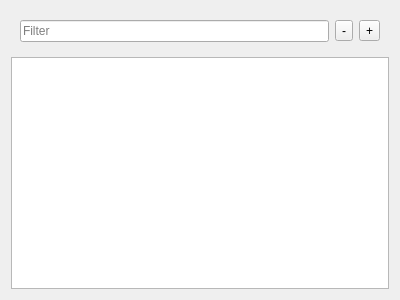
<?xml version="1.0" encoding="UTF-8"?>
<ui version="4.0">
 <class>PropertiesDock</class>
 <widget class="QWidget" name="PropertiesDock">
  <property name="geometry">
   <rect>
    <x>0</x>
    <y>0</y>
    <width>400</width>
    <height>300</height>
   </rect>
  </property>
  <property name="windowTitle">
   <string>Form</string>
  </property>
  <layout class="QVBoxLayout" name="verticalLayout">
   <item>
    <widget class="QWidget" name="topWidget" native="true">
     <layout class="QHBoxLayout" name="horizontalLayout">
      <item>
       <widget class="QLineEdit" name="filterLineEdit">
        <property name="placeholderText">
         <string>Filter</string>
        </property>
       </widget>
      </item>
      <item>
       <widget class="QToolButton" name="removePropButton">
        <property name="text">
         <string>-</string>
        </property>
       </widget>
      </item>
      <item>
       <widget class="QToolButton" name="addPropButton">
        <property name="text">
         <string>+</string>
        </property>
       </widget>
      </item>
     </layout>
    </widget>
   </item>
   <item>
    <widget class="QTableView" name="tableView">
     <property name="alternatingRowColors">
      <bool>true</bool>
     </property>
     <property name="sortingEnabled">
      <bool>true</bool>
     </property>
     <attribute name="horizontalHeaderCascadingSectionResizes">
      <bool>true</bool>
     </attribute>
     <attribute name="horizontalHeaderDefaultSectionSize">
      <number>70</number>
     </attribute>
     <attribute name="horizontalHeaderHighlightSections">
      <bool>false</bool>
     </attribute>
     <attribute name="horizontalHeaderMinimumSectionSize">
      <number>50</number>
     </attribute>
     <attribute name="horizontalHeaderShowSortIndicator" stdset="0">
      <bool>true</bool>
     </attribute>
     <attribute name="horizontalHeaderStretchLastSection">
      <bool>true</bool>
     </attribute>
     <attribute name="verticalHeaderVisible">
      <bool>false</bool>
     </attribute>
     <attribute name="verticalHeaderDefaultSectionSize">
      <number>20</number>
     </attribute>
     <attribute name="verticalHeaderMinimumSectionSize">
      <number>20</number>
     </attribute>
    </widget>
   </item>
  </layout>
 </widget>
 <resources/>
 <connections/>
</ui>
